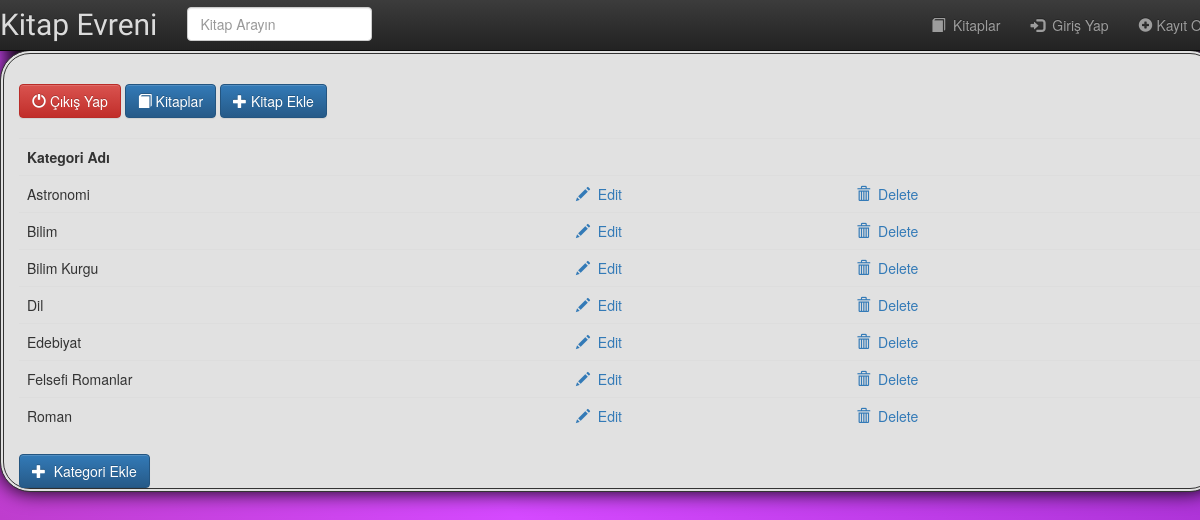
The page /admin_categories.php (signed in) on the database its author committed.
### tables this page shows
CREATE TABLE `kategori` (
  `kategori_id` int(10) NOT NULL,
  `kategori_adi` varchar(60) NOT NULL
);

### functions/database_functions.php (called while the page is built, shortened)
<?php
if (!function_exists("getAllCategories")){
	function getAllCategories($conn){
		$query = "SELECT * from kategori ORDER BY kategori_adi ASC";
		$result = mysqli_query($conn, $query);
		return $result;
	}
}
?>

### admin_categories.php (the view, shortened to what this page needs)
<?php
	require_once "./template/header.php";
	require_once "./functions/database_functions.php";
	$conn = db_connect();
	$result = getAllCategories($conn);
?>
	<div>
	<a href="admin_signout.php" class="btn btn-danger"><span class="glyphicon glyphicon-off"></span>&nbsp;Çıkış Yap</a>
	<a href="admin_book.php" class="btn btn-primary"><span class="glyphicon glyphicon-book"></span>&nbsp;Kitaplar</a>
	<?php
	if ($_SESSION['admin']==true){
		echo '<a class="btn btn-primary" href="admin_add.php"><span class="glyphicon glyphicon-plus"></span>&nbsp;Kitap Ekle</a>';
	}
	?>
	</div>
	<table class="table" style="margin-top: 20px">
		<tr>
			<th>Kategori Adı</th>
			<th>&nbsp;</th>
			<th>&nbsp;</th>
		</tr>
		<?php while($row = mysqli_fetch_assoc($result)){ ?>
		<tr>
			<td><?php echo $row['kategori_adi']; ?></td>
			<?php
				if( isset($_SESSION['admin'])){
					echo '<td><a href="admin_editcategories.php?catid=';
					echo $row['kategori_id'];
					echo'"><span class="glyphicon glyphicon-pencil"></span>&nbsp;&nbsp;Edit</a></td>';
					echo '<td><a href="admin_deletecategories.php?catid=';
					echo $row['kategori_id'];
					echo '"><span class="glyphicon glyphicon-trash"></span>&nbsp;&nbsp;Delete</a></td>';
				}
			?>
		</tr>
		<?php } ?>
	</table>
    <?php
    if ($_SESSION['admin']==true){
		echo '<a class="btn btn-primary" href="admin_addcategory.php"><span class="glyphicon glyphicon-plus"></span>&nbsp;&nbsp;Kategori Ekle</a>';
	}
    ?>
<?php
	require_once "./template/footer.php";
?>

### rows shown on the page
kategori: kategori_adi "Astronomi"
kategori: kategori_adi "Bilim"
kategori: kategori_adi "Bilim Kurgu"
kategori: kategori_adi "Dil"
kategori: kategori_adi "Edebiyat"
kategori: kategori_adi "Felsefi Romanlar"
kategori: kategori_adi "Roman"
